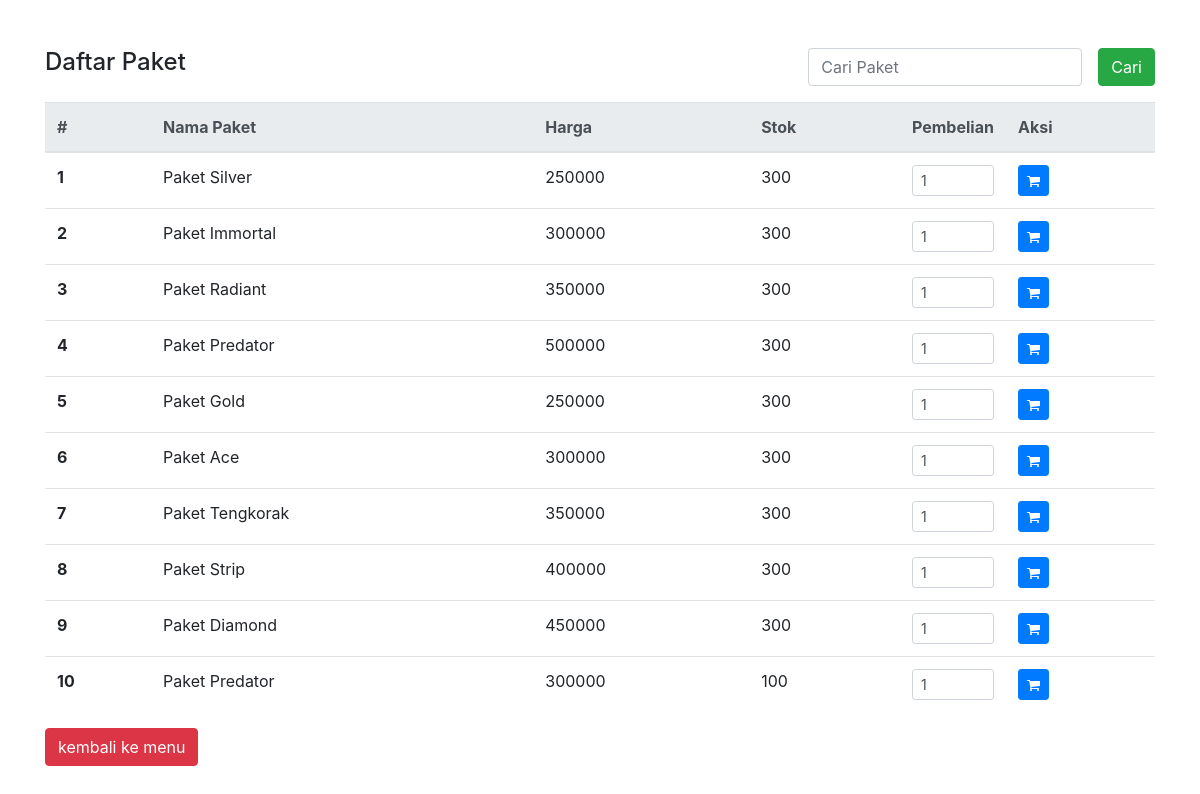
The page /backend/transaksi/index.php on the database its author committed.
### tables this page shows
CREATE TABLE `paket` (
  `id` int(10) NOT NULL,
  `nama_paket` varchar(50) NOT NULL,
  `kategori_paket` varchar(50) NOT NULL,
  `harga_paket` int(50) NOT NULL,
  `stok` int(10) DEFAULT NULL
);

### backend/transaksi/index.php (the view, shortened to what this page needs)
<?php
$conn = mysqli_connect('localhost', 'root', '', 'tendornet');
  if (!isset($_GET['cari'])) {
    $query = mysqli_query($conn, "SELECT * FROM paket");
  } else {
    $query = mysqli_query($conn, "SELECT * FROM paket WHERE nama_paket LIKE '%" . $_GET['cari'] . "%'");
  }
  require_once 'header.php';
    ?>
    <div class="container mt-5">
      <div class="row mb-2">
        <div class="col">
          <h4>Daftar Paket</h4>
        </div>
        <div class="col">
          <form class="form-inline pull-right" action="" method="GET">
            <div class="form-group mx-sm-3 mb-2">
              <input type="text" name="cari" class="form-control" placeholder="Cari Paket">
            </div>
            <button type="submit" class="btn btn-success mb-2">Cari</button>
          </form>
        </div>
      </div>
      <table class="table">
        <thead class="thead-light">
          <tr>
            <th scope="col">#</th>
            <th scope="col">Nama Paket</th>
            <th scope="col">Harga</th>
            <th scope="col">Stok</th>
            <th scope="col">Pembelian</th>
            <th scope="col">Aksi</th>
          </tr>
        </thead>
        <tbody>
          <?php
          $no = 1;
          while ($dt = $query->fetch_assoc()) :
            ?>
            <form method="POST" action="<?= $_SERVER['PHP_SELF']; ?>">
              <tr>
                <th scope="row"><?= $no++; ?></th>
                <td><?= $dt['nama_paket']; ?></td>
                <td><?= $dt['harga_paket']; ?></td>
                <td><?= $dt['stok']; ?></td>
                <td width="106">
                  <input class="form-control form-control-sm" type="number" name="pembelian" value="1" min="1" max="<?= $dt['stok']; ?>"></td>
                  <td>
                    <button class="btn btn-primary btn-sm" type="submit" name="submit">
                      <i class="fa fa-shopping-cart"></i>
                    </button>
                  </td>
                </tr>
              </form>
            <?php endwhile; ?>
          </tbody>
        </table>
        <a href="../../frontend/paketInternetTv.php"><button class="btn btn-danger">kembali ke menu</button></a>
      </div>
<?php require_once 'footer.php'; ?>

### backend/transaksi/header.php (shortened to what this page needs)
<!doctype html>
  <html lang="en">
  <head>
    <link rel="stylesheet" href="https://stackpath.bootstrapcdn.com/bootstrap/4.5.0/css/bootstrap.min.css">
    <link rel="stylesheet" type="text/css" href="https://stackpath.bootstrapcdn.com/font-awesome/4.7.0/css/font-awesome.min.css">
  </head>
  <body>

### backend/transaksi/footer.php (shortened to what this page needs)
</body>
</html>

### rows shown on the page
paket: nama_paket "Paket Silver", harga_paket "250000", stok "300"
paket: nama_paket "Paket Immortal", harga_paket "300000", stok "300"
paket: nama_paket "Paket Radiant", harga_paket "350000", stok "300"
paket: nama_paket "Paket Predator", harga_paket "500000", stok "300"
paket: nama_paket "Paket Gold", harga_paket "250000", stok "300"
paket: nama_paket "Paket Ace", harga_paket "300000", stok "300"
paket: nama_paket "Paket Tengkorak", harga_paket "350000", stok "300"
paket: nama_paket "Paket Strip", harga_paket "400000", stok "300"
paket: nama_paket "Paket Diamond", harga_paket "450000", stok "300"
paket: nama_paket "Paket Predator", harga_paket "300000", stok "100"
